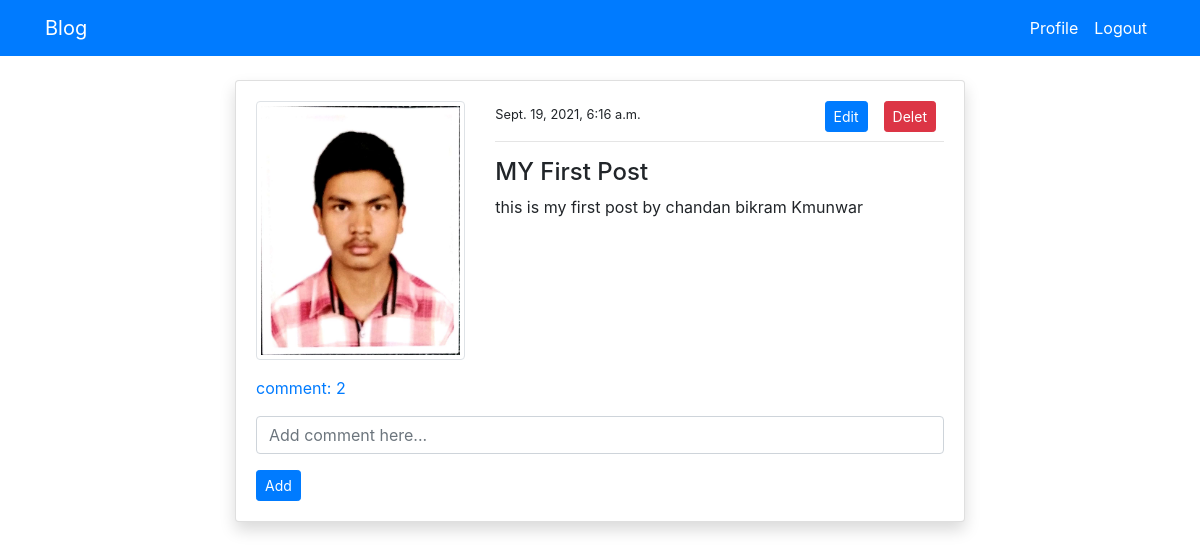
The app's page /post_detail/1/ (signed in) with its own data.
### blog/models.py (models this page shows, shortened)
class PostModel(models.Model):
    title = models.CharField(max_length=100)
    content = models.TextField()
    author = models.ForeignKey(User, on_delete=models.CASCADE)
    date_created = models.DateTimeField(auto_now_add=True)
    class Meta:
        ordering = ('-date_created',)
    def comment_count(self):
        return self.comment_set.all().count()

### user/models.py (models this page shows, shortened)
class ProfileModel(models.Model):
    user = models.OneToOneField(User,on_delete=CASCADE)
    image = models.ImageField(default='default.png', upload_to='profile', validators=[FileExtensionValidator(['png','jpg'])])

### blog/views.py (the view)
# urls.py: path('post_detail/<int:pk>/', views.post_detail, name='blog-post-detail'),
@login_required
def post_detail(request,pk):
    post = PostModel.objects.get(id=pk)
    if request.method == "POST":
        c_form = CommentForm(request.POST)
        if c_form.is_valid():
            instance = c_form.save(commit=False)
            instance.user = request.user
            instance.post = post
            instance.save()
            return redirect('blog-post-detail', pk=post.id)
    else:
        c_form = CommentForm()
    context={
        'post':post,
        'c_form':c_form,
    }
    return render(request, 'blog/post_detail.html', context)

### blog/forms.py
class CommentForm(forms.ModelForm):
    content = forms.CharField(label = "", widget=forms.TextInput(attrs={'placeholder':"Add comment here..."}))
    class Meta:
        model = comment
        fields = ('content',)

### templates/blog/post_detail.html (shortened to what this page needs)
{% extends 'partials/base.html' %}
{% load crispy_forms_tags %}
{% block content %}
<div class="container">
    <div class="row mt-5 pt-3">
        <div class="col-md-8 offset-md-2">
            <div class="card my-3 shadow">
                <div class="card-body ">
                    <div class="row">
                        <div class="col-md-4">
                            <img class="img-thumbnail" src="{{post.author.profilemodel.image.url}}" alt="prifile img">
                        </div>
                        <div class="col-md-8">
                            <small>{{ post.date_created}}</small>
                            {% if post.author == request.user %}
                            <span><a class='btn btn-danger mx-2 float-right btn-sm'
                                    href="{% url 'blog-post-delet' post.id%}">Delet</a></span>
                            <span><a class='btn btn-primary mx-2 float-right btn-sm'
                                    href="{% url 'blog-post-edit' post.id%}">Edit</a></span>
                            {% endif%}
                            <hr>
                            <h4>{{post.title}}</h4>
                            <p>
                                {{post.content}}
                            </p>
                        </div>
                    </div>
                    <p class="mt-3">
                        <a class="" data-toggle="collapse" href="#collapseExample" role="button" aria-expanded="false"
                            aria-controls="collapseExample">
                            comment: {{post.comment_count}}
                        </a>
                    </p>
                    <form method="POST">
                        {{ c_form|crispy }}
                        <input class='btn btn-primary btn-sm' type="Submit" value="Add">
                    </form>
                </div>
            </div>
        </div>
    </div>
</div>
{% endblock %}

### records on screen
PostModel: author.profilemodel.image (picture), date_created "Sept. 19, 2021, 6:16 a.m.", title "MY First Post", content "this is my first post by chandan bikram Kmunwar", comment_count "2"
